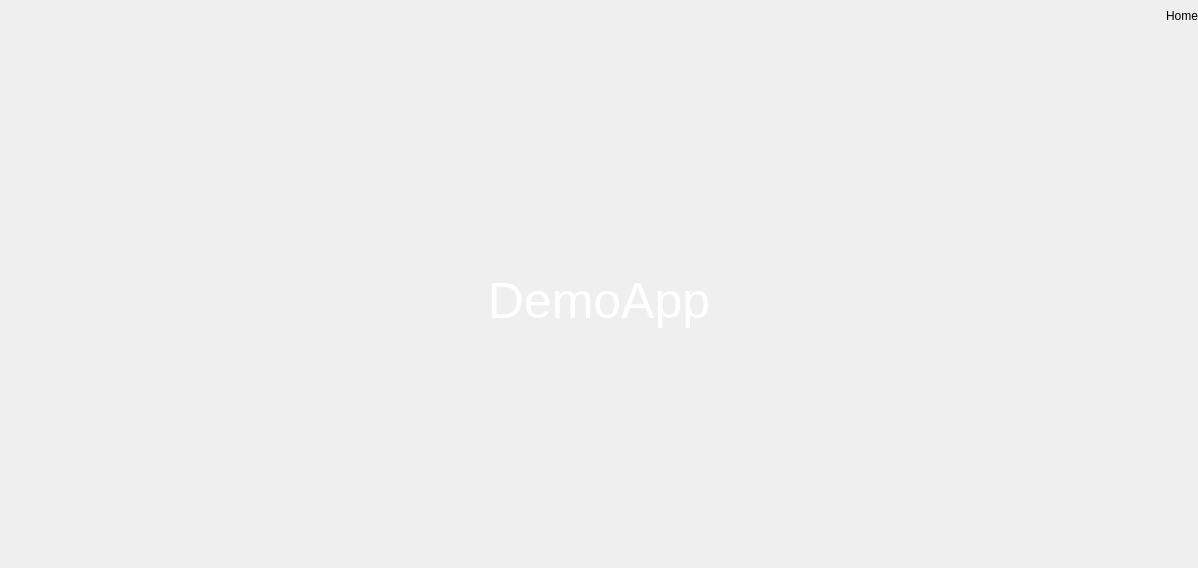
<?xml version="1.0" encoding="UTF-8"?>
<ui version="4.0">
 <class>Page</class>
 <widget class="QWidget" name="Page">
  <property name="geometry">
   <rect>
    <x>0</x>
    <y>0</y>
    <width>1198</width>
    <height>568</height>
   </rect>
  </property>
  <property name="sizePolicy">
   <sizepolicy hsizetype="Preferred" vsizetype="Preferred">
    <horstretch>0</horstretch>
    <verstretch>0</verstretch>
   </sizepolicy>
  </property>
  <property name="windowTitle">
   <string>Form</string>
  </property>
  <property name="styleSheet">
   <string notr="true"/>
  </property>
  <layout class="QVBoxLayout" name="verticalLayout">
   <property name="spacing">
    <number>0</number>
   </property>
   <property name="leftMargin">
    <number>0</number>
   </property>
   <property name="topMargin">
    <number>0</number>
   </property>
   <property name="rightMargin">
    <number>0</number>
   </property>
   <property name="bottomMargin">
    <number>0</number>
   </property>
   <item alignment="Qt::AlignTop">
    <widget class="QWidget" name="pageHeader" native="true">
     <property name="minimumSize">
      <size>
       <width>0</width>
       <height>0</height>
      </size>
     </property>
     <property name="maximumSize">
      <size>
       <width>16777215</width>
       <height>16777215</height>
      </size>
     </property>
     <property name="cursor">
      <cursorShape>ArrowCursor</cursorShape>
     </property>
     <layout class="QVBoxLayout">
      <property name="spacing">
       <number>0</number>
      </property>
      <property name="leftMargin">
       <number>0</number>
      </property>
      <property name="topMargin">
       <number>0</number>
      </property>
      <property name="rightMargin">
       <number>0</number>
      </property>
      <property name="bottomMargin">
       <number>0</number>
      </property>
      <item>
       <widget class="QLabel" name="pageTitle">
        <property name="sizePolicy">
         <sizepolicy hsizetype="Expanding" vsizetype="Expanding">
          <horstretch>0</horstretch>
          <verstretch>0</verstretch>
         </sizepolicy>
        </property>
        <property name="minimumSize">
         <size>
          <width>0</width>
          <height>32</height>
         </size>
        </property>
        <property name="maximumSize">
         <size>
          <width>16777215</width>
          <height>32</height>
         </size>
        </property>
        <property name="sizeIncrement">
         <size>
          <width>0</width>
          <height>0</height>
         </size>
        </property>
        <property name="baseSize">
         <size>
          <width>0</width>
          <height>0</height>
         </size>
        </property>
        <property name="text">
         <string>Home</string>
        </property>
        <property name="textFormat">
         <enum>Qt::AutoText</enum>
        </property>
        <property name="alignment">
         <set>Qt::AlignRight|Qt::AlignTrailing|Qt::AlignVCenter</set>
        </property>
        <property name="wordWrap">
         <bool>false</bool>
        </property>
        <property name="margin">
         <number>5</number>
        </property>
       </widget>
      </item>
     </layout>
    </widget>
   </item>
   <item>
    <widget class="QWidget" name="widget" native="true">
     <layout class="QVBoxLayout" name="verticalLayout_2">
      <item>
       <widget class="QLabel" name="label">
        <property name="sizePolicy">
         <sizepolicy hsizetype="Expanding" vsizetype="Expanding">
          <horstretch>0</horstretch>
          <verstretch>0</verstretch>
         </sizepolicy>
        </property>
        <property name="styleSheet">
         <string notr="true">*{
	font-size: 50px;
	color: #fff;
	
}</string>
        </property>
        <property name="text">
         <string>DemoApp</string>
        </property>
        <property name="alignment">
         <set>Qt::AlignCenter</set>
        </property>
       </widget>
      </item>
     </layout>
    </widget>
   </item>
  </layout>
 </widget>
 <resources>
  <include location="../../../resources.qrc"/>
 </resources>
 <connections/>
</ui>
